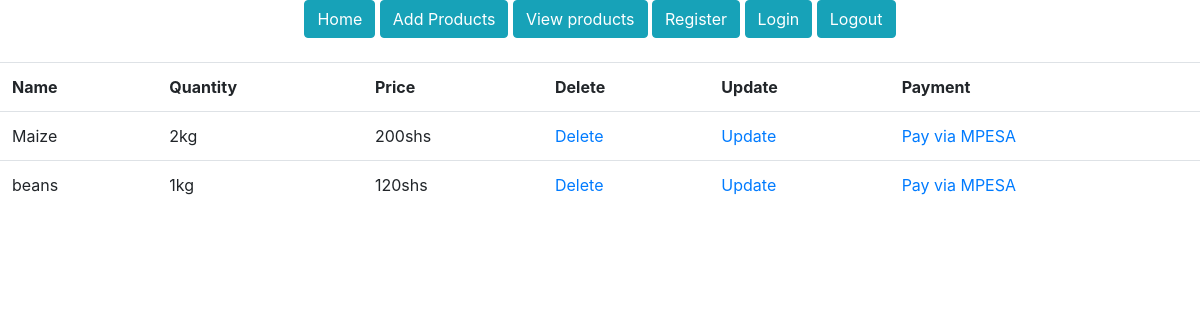
The page /products/ (signed in) on the database as committed earlier.
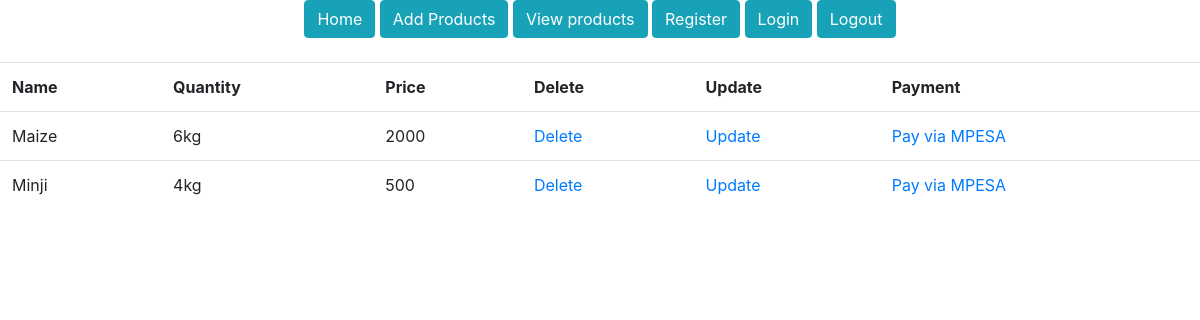
The same page on the database as committed later.
### mrngDjangoProject/models.py (models this page shows)
class Product(models.Model):
    prod_name = models.CharField(max_length=30, blank=False, null=False)
    prod_quantity = models.CharField(max_length=30, blank=False, null=False)
    prod_price = models.CharField(max_length=30, blank=False, null=False)

### mrngDjangoProject/views.py (the view)
# urls.py: path('products/', general_views.view_products, name='products'),
@login_required()
def view_products(request):
    products = Product.objects.all()
    return render(request, 'products.html', {'products': products})

### templates/products.html
{% extends 'base.html' %}
{% load static %}
{% block content %}
    <section class="products-section">
    <div class="products-section-container">
        <table class="table">
            <tr>
                <th>Name</th>
                <th>Quantity</th>
                <th>Price</th>
                <th>Delete</th>
                <th>Update</th>
                <th>Payment</th>
            </tr>
            {% for product in  products %}
                <tr>
                    <td>{{ product.prod_name }}</td>
                    <td>{{ product.prod_quantity }}</td>
                    <td>{{ product.prod_price }}</td>
                    <td><a href="/delete-product/{{ product.id }}">Delete</a></td>
                    <td><a href="/update-product/{{ product.id }}">Update</a></td>
                    <td><a href="/pay/{{ product.id }}">Pay via MPESA</a></td>
                </tr>
            {% endfor %}
        </table>
    </div>
    </section>
{% endblock %}

### templates/base.html (shortened to what this page needs)
<!DOCTYPE html>
<html lang="en">
<head>
    {% load static %}
    {% load crispy_forms_tags %}
    <link rel="stylesheet" href="{% static 'bootstrap/css/bootstrap.css' %}">
</head>
<body>
<section class="navigation-section">
    <div class="navigation-section container d-flex justify-content-center mb-4">
        <nav class="navigation">
            <a href="{% url 'home' %}"><button class="btn btn-info">Home</button></a>
            <a href="{% url 'add-product' %}"><button class="btn btn-info">Add Products</button></a>
            <a href="{% url 'products' %}"><button class="btn btn-info">View products</button></a>
            <a href="{% url 'register' %}"><button class="btn btn-info">Register</button></a>
            <a href="{% url 'login' %}"><button class="btn btn-info">Login</button></a>
            <a href="{% url 'logout' %}"><button class="btn btn-info">Logout</button></a>
        </nav>
    </div>
</section>
{% block content %}
{% endblock %}
</body>
</html>

Rows that differ between the two databases and show on the page:
removed Product: prod_name "beans", prod_quantity "1kg", prod_price "120shs"
changed Product "Maize": prod_quantity "2kg" → "6kg"; prod_price "200shs" → "2000"
added Product: prod_name "Minji", prod_quantity "4kg", prod_price "500"
